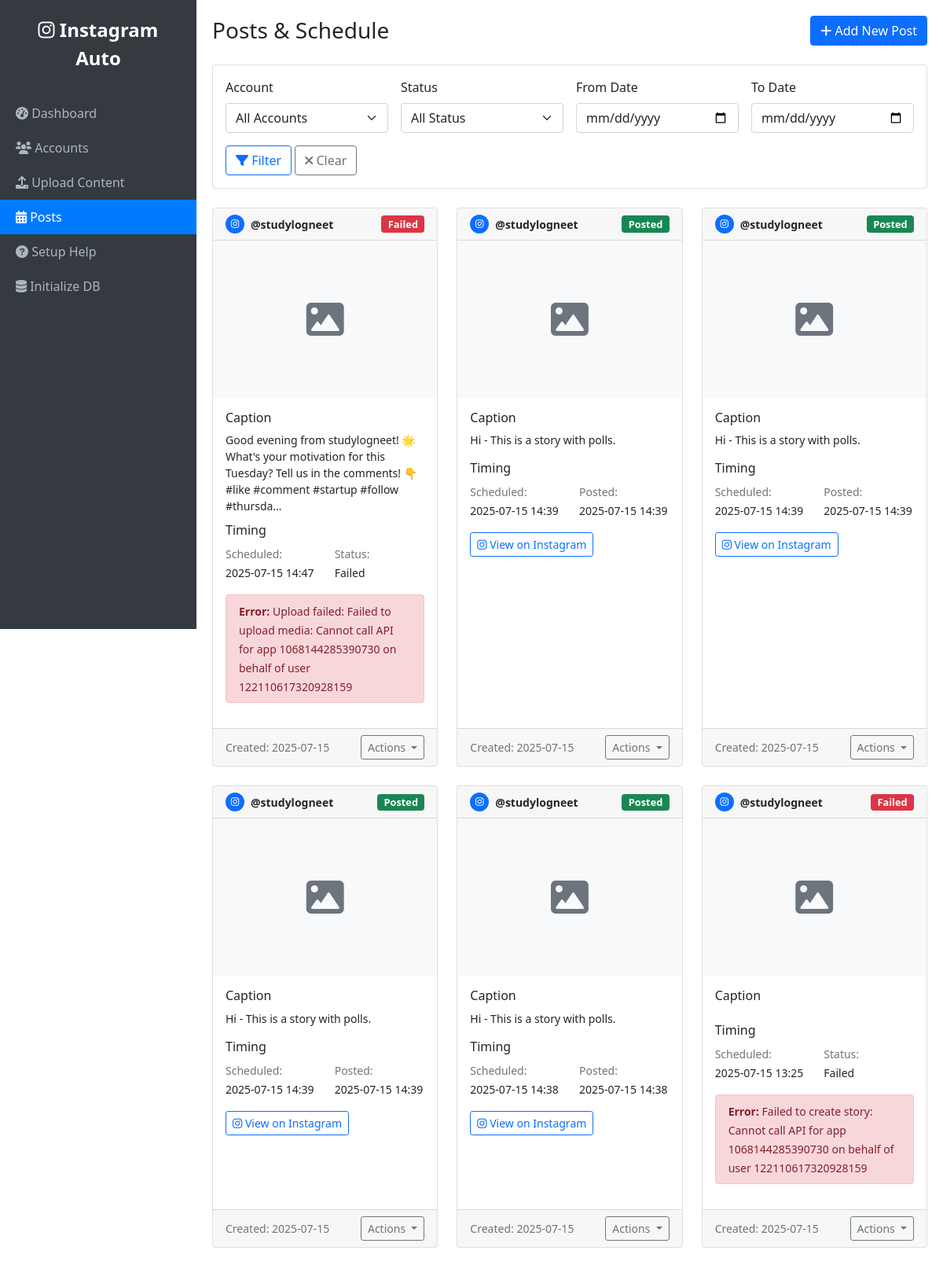
The page /posts on the database its author committed.
### app.py (models this page shows)
class Post(db.Model):
    __tablename__ = 'posts'
    id = db.Column(db.Integer, primary_key=True)
    account_id = db.Column(db.Integer, db.ForeignKey('accounts.id'), nullable=False)
    content_type = db.Column(db.String(50), nullable=False)  # 'image', 'carousel', 'story'
    caption = db.Column(db.Text)
    media_urls = db.Column(db.Text)  # JSON array of image URLs
    hashtags = db.Column(db.Text)  # JSON array of hashtags
    scheduled_time = db.Column(db.DateTime, nullable=False)
    actual_post_time = db.Column(db.DateTime)
    status = db.Column(db.String(50), default='scheduled')  # 'scheduled', 'posted', 'failed', 'cancelled'
    instagram_post_id = db.Column(db.String(255))
    error_message = db.Column(db.Text)
    created_at = db.Column(db.DateTime, default=datetime.utcnow)
    updated_at = db.Column(db.DateTime, default=datetime.utcnow, onupdate=datetime.utcnow)

class Account(db.Model):
    __tablename__ = 'accounts'
    id = db.Column(db.Integer, primary_key=True)
    username = db.Column(db.String(255), unique=True, nullable=False)
    instagram_id = db.Column(db.String(255), unique=True, nullable=False)
    access_token = db.Column(db.Text, nullable=False)
    account_type = db.Column(db.String(50), default='business')
    niche = db.Column(db.String(100))
    is_active = db.Column(db.Boolean, default=True)
    created_at = db.Column(db.DateTime, default=datetime.utcnow)
    updated_at = db.Column(db.DateTime, default=datetime.utcnow, onupdate=datetime.utcnow)
    posts = db.relationship('Post', backref='account', lazy=True)
    schedule = db.relationship('PostingSchedule', backref='account', lazy=True)

### app.py (the view)
@app.route('/posts')
def posts():
    posts = Post.query.order_by(Post.created_at.desc()).all()
    return render_template('posts.html', posts=posts)

### templates/posts.html (shortened to what this page needs)
{% extends "base.html" %}
{% block content %}
<div class="d-flex justify-content-between align-items-center mb-4">
    <h1 class="h3 mb-0">Posts & Schedule</h1>
    <a href="{{ url_for('upload') }}" class="btn btn-primary">
        <i class="fas fa-plus"></i> Add New Post
    </a>
</div>
<div class="row mb-4">
    <div class="col-md-12">
        <div class="card">
            <div class="card-body">
                <form method="GET" class="row g-3">
                    <div class="col-md-3">
                        <label for="account" class="form-label">Account</label>
                        <select class="form-select" id="account" name="account">
                            <option value="">All Accounts</option>
                                                         {% set account_list = [] %}
                        </select>
                    </div>
                    <div class="col-md-3">
                        <label for="status" class="form-label">Status</label>
                        <select class="form-select" id="status" name="status">
                            <option value="">All Status</option>
                        </select>
                    </div>
                    <div class="col-md-3">
                        <label for="date_from" class="form-label">From Date</label>
                        <input type="date" class="form-control" id="date_from" name="date_from"
                               value="{{ request.args.get('date_from', '') }}">
                    </div>
                    <div class="col-md-3">
                        <label for="date_to" class="form-label">To Date</label>
                        <input type="date" class="form-control" id="date_to" name="date_to"
                               value="{{ request.args.get('date_to', '') }}">
                    </div>
                    <div class="col-12">
                        <button type="submit" class="btn btn-outline-primary">
                            <i class="fas fa-filter"></i> Filter
                        </button>
                        <a href="{{ url_for('posts') }}" class="btn btn-outline-secondary">
                            <i class="fas fa-times"></i> Clear
                        </a>
                    </div>
                </form>
            </div>
        </div>
    </div>
</div>
{% if posts %}
<div class="row">
    {% for post in posts %}
    <div class="col-md-6 col-lg-4 mb-4">
        <div class="card h-100">
            <div class="card-header d-flex justify-content-between align-items-center">
                <div class="d-flex align-items-center">
                    <div class="bg-primary rounded-circle d-flex align-items-center justify-content-center me-2"
                         style="width: 24px; height: 24px; color: white; font-size: 12px;">
                        <i class="fab fa-instagram"></i>
                    </div>
                    <small class="fw-bold">@{{ post.account.username }}</small>
                </div>
                <span class="badge bg-{{ 'success' if post.status == 'posted' else 'warning' if post.status == 'scheduled' else 'danger' }} status-badge">
                    {{ post.status.title() }}
                </span>
            </div>
             {% if post.media_urls %}
                 <div class="card-img-top" style="height: 200px; overflow: hidden; background-color: #f8f9fa;">
                     <div class="d-flex align-items-center justify-content-center h-100">
                         <i class="fas fa-image fa-3x text-muted"></i>
                     </div>
                 </div>
             {% endif %}
            <div class="card-body">
                <div class="mb-3">
                    <h6 class="card-title">Caption</h6>
                    <p class="card-text" style="font-size: 14px; max-height: 100px; overflow: hidden;">
                        {{ post.caption[:150] }}{% if post.caption and post.caption|length > 150 %}...{% endif %}
                    </p>
                </div>
                <div class="mb-3">
                    <h6 class="card-title">Timing</h6>
                    <div class="row">
                        <div class="col-6">
                            <small class="text-muted">Scheduled:</small><br>
                            <small>{{ post.scheduled_time.strftime('%Y-%m-%d %H:%M') }}</small>
                        </div>
                        <div class="col-6">
                            {% if post.actual_post_time %}
                            <small class="text-muted">Posted:</small><br>
                            <small>{{ post.actual_post_time.strftime('%Y-%m-%d %H:%M') }}</small>
                            {% else %}
                            <small class="text-muted">Status:</small><br>
                            <small>{{ post.status.title() }}</small>
                            {% endif %}
                        </div>
                    </div>
                </div>
                {% if post.error_message %}
                <div class="alert alert-danger py-2" role="alert">
                    <small><strong>Error:</strong> {{ post.error_message }}</small>
                </div>
                {% endif %}
                {% if post.instagram_post_id %}
                <div class="mb-2">
                    <a href="https://www.instagram.com/p/{{ post.instagram_post_id }}"
                       target="_blank" class="btn btn-sm btn-outline-primary">
                        <i class="fab fa-instagram"></i> View on Instagram
                    </a>
                </div>
                {% endif %}
            </div>
            <div class="card-footer">
                <div class="d-flex justify-content-between align-items-center">
                    <small class="text-muted">
                        Created: {{ post.created_at.strftime('%Y-%m-%d') }}
                    </small>
                    <div class="dropdown">
                        <button class="btn btn-sm btn-outline-secondary dropdown-toggle" type="button"
                                data-bs-toggle="dropdown" aria-expanded="false">
                            Actions
                        </button>
                    </div>
                </div>
            </div>
        </div>
    </div>
    {% endfor %}
</div>
{% endif %}
{% endblock %}

### templates/base.html (style rules this page uses)
.status-badge { font-size: 0.8rem; }

### rows shown on the page
Post: account.username "studylogneet", status "Failed", caption "Good evening from studylogneet! 🌟 What's your motivation for this Tuesday? Tell us in the comments! 👇 #like #comment #startup #follow #thursda", scheduled_time "2025-07-15 14:47", error_message "Upload failed: Failed to upload media: Cannot call API for app 1068144285390730 on behalf of user 122110617320928159", created_at "2025-07-15"
Post: account.username "studylogneet", status "Posted", caption "Hi - This is a story with polls.", scheduled_time "2025-07-15 14:39", actual_post_time "2025-07-15 14:39", created_at "2025-07-15"
Post: account.username "studylogneet", status "Posted", caption "Hi - This is a story with polls.", scheduled_time "2025-07-15 14:39", actual_post_time "2025-07-15 14:39", created_at "2025-07-15"
Post: account.username "studylogneet", status "Posted", caption "Hi - This is a story with polls.", scheduled_time "2025-07-15 14:39", actual_post_time "2025-07-15 14:39", created_at "2025-07-15"
Post: account.username "studylogneet", status "Posted", caption "Hi - This is a story with polls.", scheduled_time "2025-07-15 14:38", actual_post_time "2025-07-15 14:38", created_at "2025-07-15"
Post: account.username "studylogneet", status "Failed", scheduled_time "2025-07-15 13:25", error_message "Failed to create story: Cannot call API for app 1068144285390730 on behalf of user 122110617320928159", created_at "2025-07-15"
